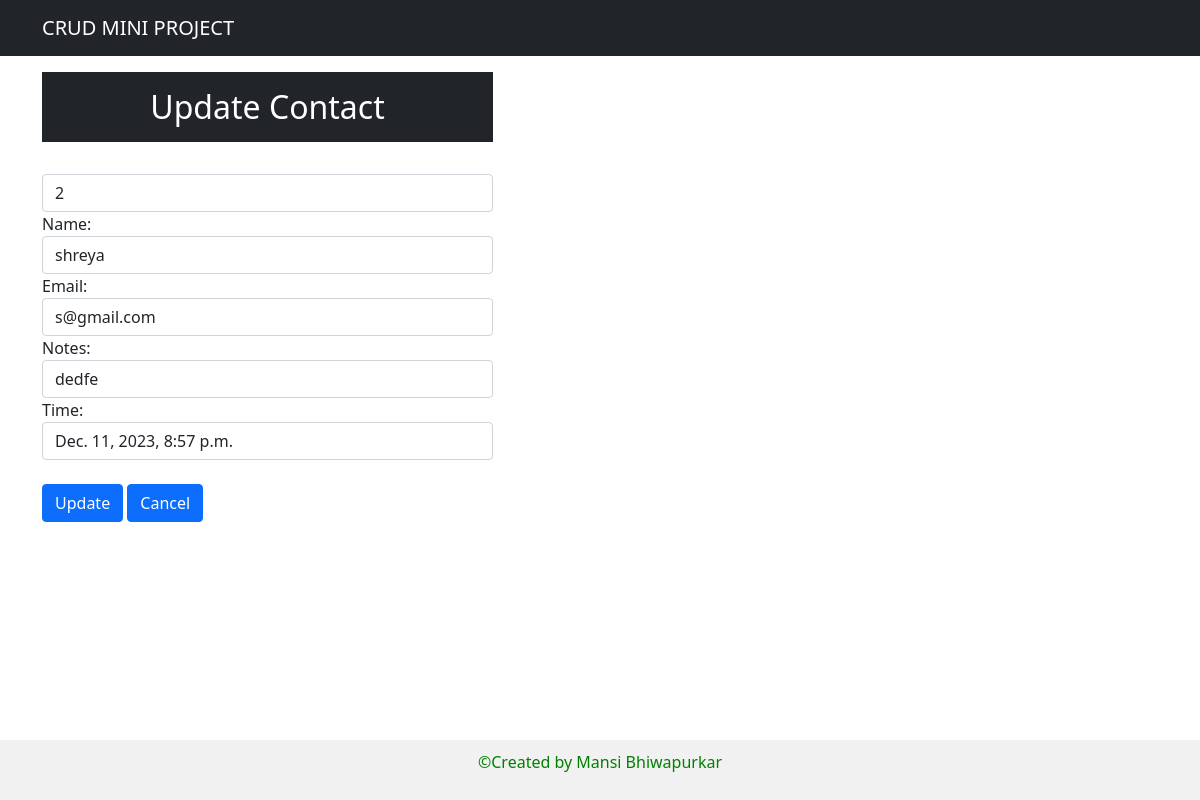
Screenshot of /update/2 with the database file from the repository.
### app/models.py (models this page shows, shortened)
class Contact(models.Model):
    name=models.CharField(max_length=50, null=False)
    email=models.EmailField(max_length=100, null=False)
    notes=models.CharField(max_length=500)
    time=models.DateTimeField()

### app/views.py (the view)
# urls.py: path('update/<id>',views.updateData,name='updateData'),
def updateData(request,id):
    if request.method=="POST":
        name=request.POST.get("name")
        email=request.POST.get("email")
        notes=request.POST.get("notes")
        editStudent = Contact.objects.get(id=id)
        editStudent.name=name
        editStudent.email=email
        editStudent.notes=notes
        print("request objected",name,email,notes)
        print("NEW UPDATED OBJECT:",editStudent.id,editStudent.name,editStudent.email,editStudent.notes,editStudent.time)
        editStudent.save()
        print("updated successfully")
        return redirect("/")
    else:
        print("Id------",id)
        data = Contact.objects.get(id=id)
        context={"data":data}
        return render(request,"edit.html",context)

### app/Templates/edit.html (shortened to what this page needs)
<!doctype html>
<html lang="en">
  <head>
    <link href="https://cdn.jsdelivr.net/npm/bootstrap@5.0.2/dist/css/bootstrap.min.css" rel="stylesheet">
  </head>
  <body>
    <nav class="navbar navbar-expand-lg navbar-dark bg-dark">
        <div class="container-md text-center">
          <a class="navbar-brand " href="/">CRUD MINI PROJECT</a>
        </div>
    </nav>
    <div class="container mt-3">
        <div class="row">
            <div class="col-md-5">
                <h2 class="text-white bg-dark text-center p-3">Update Contact</h2>
                <br>
                <form action="/update/{{data.id}}" method="post"> {% csrf_token %}
                    <div class="form-group">
                        <input type="number" class="form-control" id="{{data.id}}" value="{{data.id}}" name="id" required>
                    </div>
                    <div class="form-group">
                        <label for="name">Name:</label>
                        <input type="text" class="form-control" id="{{data.name}}"  value="{{data.name}}" name="name" required>
                    </div>
                    <div class="form-group">
                        <label for="email">Email:</label>
                        <input type="email" class="form-control" id="{{data.email}}" value="{{data.email}}" name="email"  required>
                    </div>
                    <div class="form-group">
                        <label for="notes">Notes:</label>
                        <input type="text" class="form-control" id="{{data.notes}}" value="{{data.notes}}" name="notes" required>
                    </div>
                    <div class="form-group">
                        <label for="time">Time:</label>
                        <input type="text" class="form-control" id="{{data.time}}" value="{{data.time}}" name="time">
                    </div>
                    <br>
                    <div>
                    <button class="btn btn-primary" type="submit">Update</button>
                    <button class="btn btn-primary" type="submit">Cancel</button>
                    </div>
                </form>
        </div>
    </div>
</div>
  </body>
  <footer>
    <p>&copy;Created by Mansi Bhiwapurkar</p>
</footer>
</html>

### app/Templates/edit.html (style rules this page uses)
footer { position: fixed; bottom: 0; width: 100%; background-color: #f1f1f1; text-align: center; padding: 10px; color: green; }

### rows the page displays
Contact: id "2", name "shreya", email "s@gmail.com", notes "dedfe", time "Dec. 11, 2023, 8:57 p.m."
